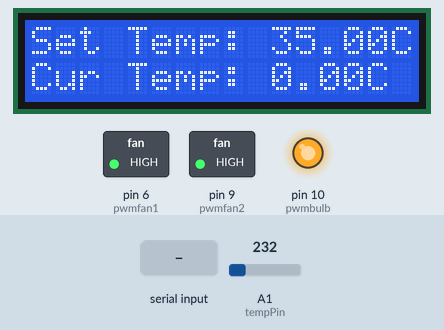
The sketch below on a simulated Arduino Uno, built with avr-gcc and run on an emulated ATmega328P. Shown: 16×2 character LCD, switched loads named in the sketch (green lamp = pin HIGH), output pins drawn as LEDs (lit = HIGH). Dashed ring = blinking. Inputs (shaded band) come from the test bench; at power-on: A1 (tempPin) = 232. What the sketch prints to the serial monitor is not drawn.

Above: at 1.2 s.
1.3 s: A1 (tempPin) set to 290
At 1.55 s:
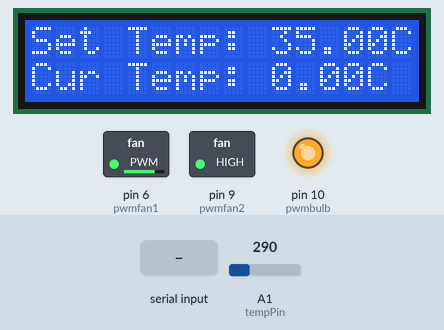
3.2 s: A1 (tempPin) set to 336
At 6.1 s:
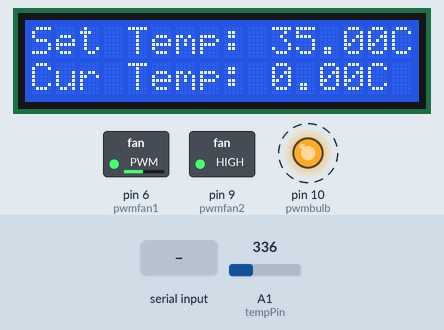
6.2 s: "t90\n" received over Serial
At 8.9 s:
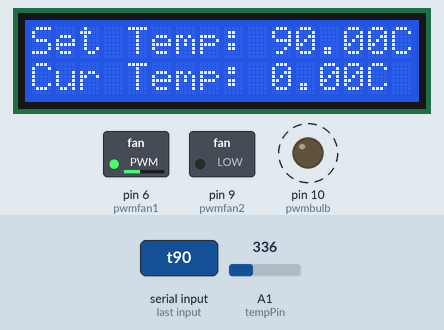
9.0 s: byte 116 ('t') received over Serial
At 9.9 s:
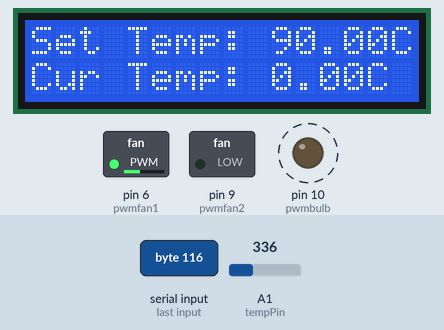
12.0 s: "5\n" received over Serial
At 14.9 s:
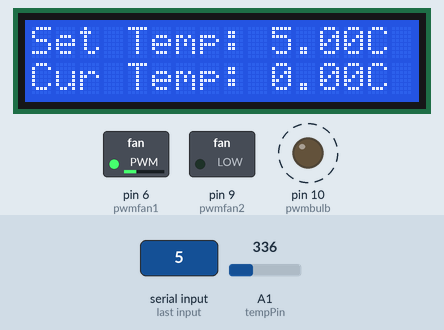
15.0 s: "t90\n" received over Serial
At 16.18 s:
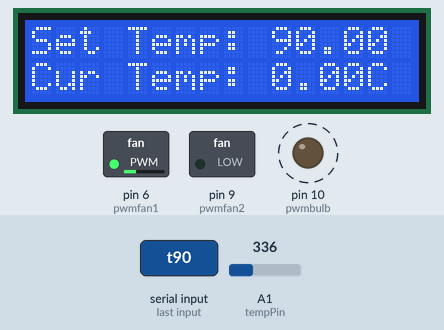
Timing chart, 0 to 24.0 s (numbered marks = the images above; inputs shaded):
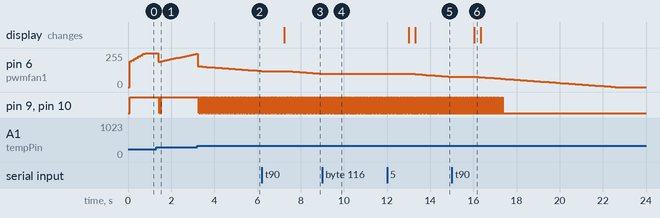

The sketch:

FINAL_EVAL2.ino
```cpp
#include <PID_v1.h>
#include <LiquidCrystal.h> // include the library code:

float tempC;
float tempF;
int pwmfan1 = 6;
int pwmfan2 = 9;

// initialize the library by associating any needed LCD interface pin
// with the arduino pin number it is connected to
const int rs = 12, en = 11, d4 = 5, d5 = 4, d6 = 3, d7 = 2;
LiquidCrystal lcd(rs, en, d4, d5, d6, d7);


int pwmbulb = 10;
double Setpoint, Input, Output,Output1;
double Kp=2, Ki=1, Kd=0;
PID myPID(&Input, &Output, &Setpoint, Kp, Ki, Kd, DIRECT);
PID myPID1(&Input, &Output1, &Setpoint, Kp, Ki, Kd, DIRECT);


int reading;
float referenceVoltage;

int tempPin = 1; //Analog pin connected to LM35


int x=0;
int t=0;
int flag=0;
int tl=20;
int th=80;
//int setTemp=(tl+th)/2;
float setTemp=35;
int logpin=A2;
char rem = 0;
String tmp;
int tolerance=0;

void setup()
{
 Input = analogRead(tempPin);

 Serial.begin(9600);
 analogReference(INTERNAL);
 referenceVoltage = 1.1;
   pinMode(pwmfan1, OUTPUT);
   pinMode(pwmfan2, OUTPUT);
  pinMode(pwmbulb, OUTPUT);
  pinMode(logpin, INPUT);

 setPwmFrequency(pwmbulb, 1024);
 //setPwmFrequency(pwmfan, 1024);
  Serial.begin(9600);
   Setpoint = (setTemp+1)*(1024/110);
    myPID.SetMode(AUTOMATIC);

    lcd.begin(16, 2);
    lcd.setCursor(0,0);
    lcd.print("Set Temp: ");
    lcd.setCursor(0,1);
    lcd.print("Cur Temp: ");
  // Print a message to the LCD.
}

void loop()
{
  if (Serial.available()>0)
  {
    rem=Serial.read();
    if(rem=='t')
    {
      Serial.println("Enter required temperature: ");
     setTemp=0;
     while(setTemp==0)
     {
      tmp=Serial.readString();
      setTemp=tmp.toInt();

     }
           Serial.print("setTemp: ");
      Serial.print(setTemp);

       lcd.setCursor(10,0);
      lcd.print(setTemp);
      delay(100);
    }
  }
  Input=analogRead(tempPin);
  float tp=Input*(1.1*100)/1023;
  //float tp = (5*Input*100/1024);
  Serial.println(tp); // Current Temperature
  lcd.setCursor(10,1);
  lcd.print(tempC);
  lcd.println("C");
  lcd.setCursor(10,0);
  lcd.print(setTemp);
  lcd.println("C");
  myPID.Compute();
  myPID1.Compute();
  analogWrite(pwmfan1,Output);
  analogWrite(pwmfan2,Output);
  analogWrite(pwmbulb, Output);
}


void setPwmFrequency(int pin, int divisor) {
  byte mode;
  if(pin == 5 || pin == 6 || pin == 9 || pin == 10) {
    switch(divisor) {
      case 1: mode = 0x01; break;
      case 8: mode = 0x02; break;
      case 64: mode = 0x03; break;
      case 256: mode = 0x04; break;
      case 1024: mode = 0x05; break;
      default: return;
    }
    if(pin == 5 || pin == 6) {
      TCCR0B = TCCR0B & 0b11111000 | mode;
    } else {
      TCCR1B = TCCR1B & 0b11111000 | mode;
    }
  } else if(pin == 3 || pin == 11) {
    switch(divisor) {
      case 1: mode = 0x01; break;
      case 8: mode = 0x02; break;
      case 32: mode = 0x03; break;
      case 64: mode = 0x04; break;
      case 128: mode = 0x05; break;
      case 256: mode = 0x06; break;
      case 1024: mode = 0x7; break;
      default: return;
    }
    TCCR2B = TCCR2B & 0b11111000 | mode;
  }
}
```

Measured:
- after the input at 1.3 s, pin 6 (pwmfan1): 255/255 → 190/255 after 0.10 s, → 194/255 0.10 s later, → 197/255 0.10 s later, → 201/255 0.10 s later, … (18 changes in this stretch); pin 9 (pwmfan2), pin 10 (pwmbulb): alternates HIGH for 0.02 s and LOW for 0.01 s, 6 changes in all, then stays HIGH, starting after 0.14 s
- after the input at 3.2 s, pin 9 (pwmfan2), pin 10 (pwmbulb): alternates HIGH for 0.02 s and LOW for 0.01 s, starting after 0.07 s
- after the input at 6.2 s, the display: changes after 1.0 s (image 3)
- after the input at 9.0 s, pin 6 (pwmfan1): stays 100/255 (without the input it goes to 99/255 after 0.07 s)
- after the input at 12.0 s, pin 6 (pwmfan1): moves from 100/255 to 77/255 over 1.8 s, starting after 1.1 s; the display: first changes after 1.0 s (image 5 shows a later state)
- after the input at 15.0 s, the display: changes after 1.0 s (image 6)
